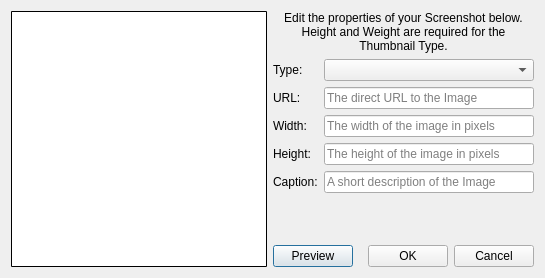
<?xml version="1.0" encoding="UTF-8"?>
<ui version="4.0">
 <class>ScreenshotWindow</class>
 <widget class="QDialog" name="ScreenshotWindow">
  <property name="geometry">
   <rect>
    <x>0</x>
    <y>0</y>
    <width>545</width>
    <height>274</height>
   </rect>
  </property>
  <property name="windowTitle">
   <string/>
  </property>
  <layout class="QHBoxLayout" name="horizontalLayout_2">
   <item>
    <widget class="QLabel" name="image_label">
     <property name="minimumSize">
      <size>
       <width>256</width>
       <height>256</height>
      </size>
     </property>
     <property name="maximumSize">
      <size>
       <width>256</width>
       <height>256</height>
      </size>
     </property>
     <property name="styleSheet">
      <string notr="true">border-radius: 1px;
border-style: solid;
border-width: 1px;
background: white;
color: black;</string>
     </property>
     <property name="text">
      <string/>
     </property>
     <property name="alignment">
      <set>Qt::AlignCenter</set>
     </property>
     <property name="wordWrap">
      <bool>true</bool>
     </property>
    </widget>
   </item>
   <item>
    <layout class="QVBoxLayout" name="verticalLayout">
     <item>
      <widget class="QLabel" name="label">
       <property name="text">
        <string>Edit the properties of your Screenshot below. Height and Weight are required for the Thumbnail Type.</string>
       </property>
       <property name="scaledContents">
        <bool>false</bool>
       </property>
       <property name="alignment">
        <set>Qt::AlignCenter</set>
       </property>
       <property name="wordWrap">
        <bool>true</bool>
       </property>
      </widget>
     </item>
     <item>
      <layout class="QFormLayout" name="formLayout">
       <item row="0" column="0">
        <widget class="QLabel" name="label_2">
         <property name="text">
          <string>Type:</string>
         </property>
        </widget>
       </item>
       <item row="0" column="1">
        <widget class="QComboBox" name="type_box"/>
       </item>
       <item row="1" column="0">
        <widget class="QLabel" name="label_3">
         <property name="text">
          <string>URL:</string>
         </property>
        </widget>
       </item>
       <item row="1" column="1">
        <widget class="QLineEdit" name="url_edit">
         <property name="placeholderText">
          <string>The direct URL to the Image</string>
         </property>
        </widget>
       </item>
       <item row="2" column="0">
        <widget class="QLabel" name="label_4">
         <property name="text">
          <string>Width:</string>
         </property>
        </widget>
       </item>
       <item row="2" column="1">
        <widget class="QLineEdit" name="width_edit">
         <property name="placeholderText">
          <string>The width of the image in pixels</string>
         </property>
         <property name="clearButtonEnabled">
          <bool>false</bool>
         </property>
        </widget>
       </item>
       <item row="3" column="0">
        <widget class="QLabel" name="label_5">
         <property name="text">
          <string>Height:</string>
         </property>
        </widget>
       </item>
       <item row="3" column="1">
        <widget class="QLineEdit" name="height_edit">
         <property name="placeholderText">
          <string>The height of the image in pixels</string>
         </property>
        </widget>
       </item>
       <item row="4" column="0">
        <widget class="QLabel" name="label_6">
         <property name="text">
          <string>Caption:</string>
         </property>
        </widget>
       </item>
       <item row="4" column="1">
        <widget class="QLineEdit" name="caption_edit">
         <property name="maxLength">
          <number>100</number>
         </property>
         <property name="placeholderText">
          <string>A short description of the Image</string>
         </property>
        </widget>
       </item>
      </layout>
     </item>
     <item>
      <spacer name="verticalSpacer">
       <property name="orientation">
        <enum>Qt::Vertical</enum>
       </property>
       <property name="sizeHint" stdset="0">
        <size>
         <width>20</width>
         <height>40</height>
        </size>
       </property>
      </spacer>
     </item>
     <item>
      <layout class="QHBoxLayout" name="horizontalLayout">
       <item>
        <widget class="QPushButton" name="preview_button">
         <property name="text">
          <string>Preview</string>
         </property>
        </widget>
       </item>
       <item>
        <spacer name="horizontalSpacer">
         <property name="orientation">
          <enum>Qt::Horizontal</enum>
         </property>
         <property name="sizeHint" stdset="0">
          <size>
           <width>40</width>
           <height>20</height>
          </size>
         </property>
        </spacer>
       </item>
       <item>
        <widget class="QPushButton" name="ok_button">
         <property name="text">
          <string>OK</string>
         </property>
        </widget>
       </item>
       <item>
        <widget class="QPushButton" name="cancel_button">
         <property name="text">
          <string>Cancel</string>
         </property>
        </widget>
       </item>
      </layout>
     </item>
    </layout>
   </item>
  </layout>
 </widget>
 <resources/>
 <connections/>
</ui>
